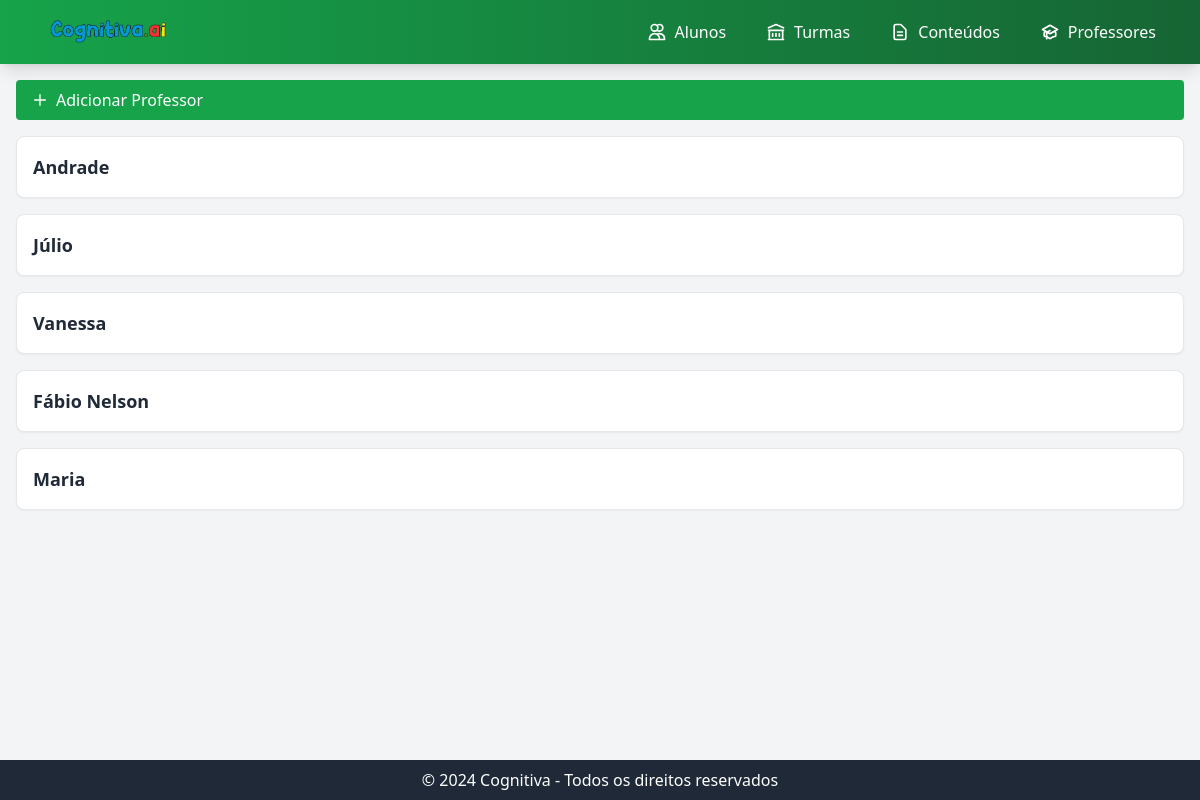
Screenshot of /teachers/ with the database file from the repository.
### app/models.py (models this page shows, shortened)
class Teacher(models.Model):
    name = models.CharField(max_length=100)
    subject = models.CharField(max_length=100)

### app/views.py (the view)
# urls.py: path('teachers/', views.list_teachers, name='list_teachers'),
def list_teachers(request):
    teachers = Teacher.objects.all()
    return render(request, 'list_teachers.html', {'teachers': teachers})

### app/templates/list_teachers.html
{% extends 'base.html' %}
{% block content %}
    <a href="{% url 'add_teacher' %}" class="inline-block bg-green-600 text-white px-4 py-2 rounded hover:bg-green-800 mb-4 flex items-center">
        <svg class="w-4 h-4 mr-2" fill="none" stroke="currentColor" viewBox="0 0 24 24" xmlns="http://www.w3.org/2000/svg">
            <path stroke-linecap="round" stroke-linejoin="round" stroke-width="2" d="M12 4v16m8-8H4"></path>
        </svg>
        Adicionar Professor
    </a>
    <div class="space-y-4">
        {% for teacher in teachers %}
            <div class="bg-white p-4 border rounded-lg shadow-sm">
                <h3 class="text-lg font-semibold">{{ teacher.name }}</h3>
            </div>
        {% endfor %}
    </div>
{% endblock %}

### rows the page displays
Teacher: name "Andrade"
Teacher: name "Júlio"
Teacher: name "Vanessa"
Teacher: name "Fábio Nelson"
Teacher: name "Maria"
